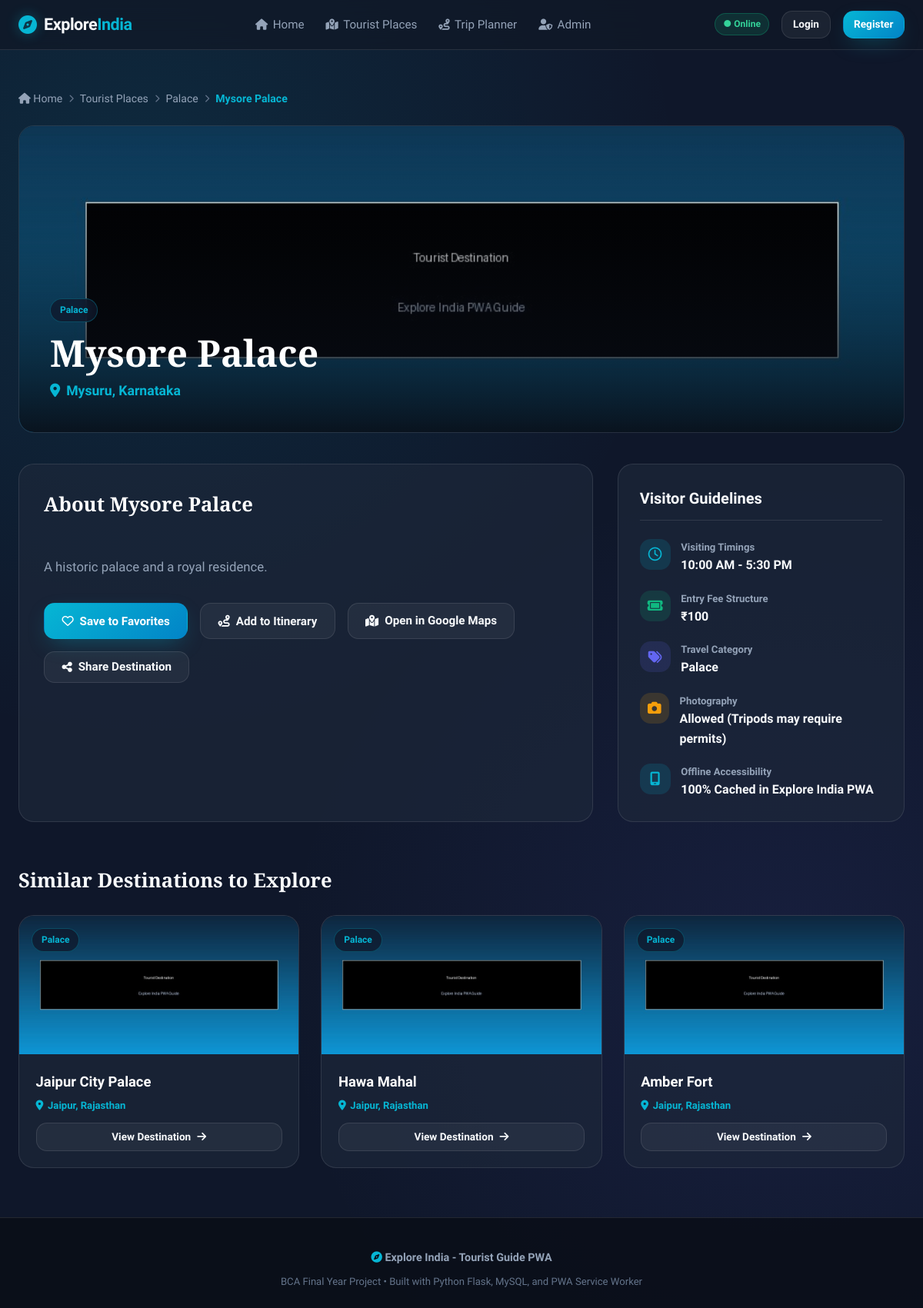
Page /place/144 on the committed database.
### tables this page shows
CREATE TABLE tourist_places (
                place_id INTEGER PRIMARY KEY AUTOINCREMENT,
                name TEXT NOT NULL,
                location TEXT NOT NULL,
                description TEXT NOT NULL,
                timings TEXT DEFAULT '9:00 AM - 5:00 PM',
                entry_fee TEXT DEFAULT 'Free / Nominal',
                image TEXT DEFAULT 'default_place.jpg',
                category TEXT DEFAULT 'Heritage',
                created_at TIMESTAMP DEFAULT CURRENT_TIMESTAMP
            , latitude REAL NULL, longitude REAL NULL);

### app.py (the view, shortened to what this page needs)
@app.route('/place/<int:place_id>')
def place_details(place_id):
    try:
        place = query_db("SELECT * FROM tourist_places WHERE place_id = %s", (place_id,), fetchone=True)
    except Exception as e:
        logger.error("Error fetching place_id=%s: %s", place_id, e)
        place = None
    if not place:
        return render_template('404.html'), 404
    is_favorite = False
    related_places = []
    try:
        related_places = query_db(
            "SELECT * FROM tourist_places WHERE place_id != %s AND (category = %s OR location LIKE %s) LIMIT 3",
            (place_id, place.get('category', ''), f"%{place['location'].split(',')[0]}%"),
            fetchall=True
        ) or []
    except Exception:
        pass
    return render_template('details.html', place=place, is_favorite=is_favorite, related_places=related_places)

### app.py (called while the page is built)
def get_csrf_token():
    if '_csrf_token' not in session:
        session['_csrf_token'] = secrets.token_hex(32)
    return session['_csrf_token']

@app.template_filter('image_url')
def image_url_filter(image_name):
    if not image_name:
        return url_for('static', filename='images/default_place.jpg')
    image_str = str(image_name).strip()
    if image_str.startswith(('http://', 'https://')):
        return image_str
    return url_for('static', filename='images/' + image_str)

@app.context_processor
def inject_template_helpers():
    return dict(csrf_token=get_csrf_token, image_url=image_url_filter)

    def __call__(self, environ, start_response):
        query_string = environ.get('QUERY_STRING', '')
        if '__path' in query_string:
            params = parse_qs(query_string, keep_blank_values=True)
            if '__path' in params:
                dest = params.pop('__path')[0].lstrip('/')
                environ['PATH_INFO'] = '/' + dest
                environ['QUERY_STRING'] = urlencode(params, doseq=True)
        elif environ.get('PATH_INFO') in ('/api/index', '/api/index.py'):
            environ['PATH_INFO'] = '/'
        return self.wsgi_app(environ, start_response)

### database.py (called while the page is built, shortened)
def get_sqlite_runtime_path():
    bundled_path = os.path.join(os.path.dirname(os.path.abspath(__file__)), 'tourist_guide.db')
    return bundled_path

def parse_database_config():
    db_url = os.environ.get('DATABASE_URL') or os.environ.get('MYSQL_URL')
    mysql_host = os.environ.get('MYSQL_HOST')
    return {
        'configured': False,
        'host': None,
        'port': 3306,
        'user': None,
        'password': '',
        'db': None,
        'ssl': False,
        'source': None
    }

def get_db():
    return db_instance.get_connection()

def is_mysql():
    return db_instance.use_mysql

def dict_from_row(row):
    if row is None:
        return None
    if isinstance(row, dict):
        return row
    return dict(row)

def dicts_from_rows(rows):
    return [dict_from_row(r) for r in rows]

### templates/details.html (shortened to what this page needs)
{% extends 'base.html' %}
{% block content %}
<div class="container" style="padding-top: 2rem; padding-bottom: 4rem;">
  <nav aria-label="Breadcrumb" style="display: flex; gap: 0.5rem; align-items: center; font-size: 0.88rem; color: var(--text-muted); margin-bottom: 1.5rem; flex-wrap: wrap;">
    <a href="{{ url_for('home') }}" style="color: var(--text-muted);"><i class="fas fa-house"></i> Home</a>
    <i class="fas fa-chevron-right" style="font-size: 0.65rem; color: var(--text-subtle);"></i>
    <a href="{{ url_for('view_places') }}" style="color: var(--text-muted);">Tourist Places</a>
    <i class="fas fa-chevron-right" style="font-size: 0.65rem; color: var(--text-subtle);"></i>
    {% if place.category %}
      <a href="{{ url_for('view_places', category=place.category) }}" style="color: var(--text-muted);">{{ place.category }}</a>
      <i class="fas fa-chevron-right" style="font-size: 0.65rem; color: var(--text-subtle);"></i>
    {% endif %}
    <span style="color: var(--primary); font-weight: 600;">{{ place.name }}</span>
  </nav>
  <div class="details-hero">
    <img src="{{ place.image|image_url }}" alt="{{ place.name }}" onerror="this.onerror=null; this.src='/static/images/default_place.jpg';">
    <div class="details-overlay">
      <div style="width: 100%;">
        <span class="category-pill" style="position: static; display: inline-block; margin-bottom: 0.75rem;">
          {{ place.category or 'Heritage' }}
        </span>
        <h1 class="title-serif" style="font-size: clamp(2rem, 5vw, 3rem); line-height: 1.15; margin-bottom: 0.5rem; color: #fff;">
          {{ place.name }}
        </h1>
        <div style="display: flex; align-items: center; gap: 0.5rem; color: var(--primary); font-size: 1.1rem; font-weight: 600;">
          <i class="fas fa-location-dot"></i> {{ place.location }}
        </div>
      </div>
    </div>
  </div>
  <div class="details-grid">
    <div class="details-content-card">
      <h2 class="title-serif" style="font-size: 1.6rem; margin-bottom: 1rem; color: #fff;">
        About {{ place.name }}
      </h2>
      <p style="color: var(--text-muted); font-size: 1.05rem; line-height: 1.75; white-space: pre-line; margin-bottom: 2rem;">
        {{ place.description }}
      </p>
      <div style="display: flex; gap: 1rem; flex-wrap: wrap;">
        <button class="btn btn-primary fav-btn-large {% if is_favorite %}active{% endif %}" onclick="toggleFavorite({{ place.place_id }}, this)">
          <i class="{% if is_favorite %}fas{% else %}far{% endif %} fa-heart"></i>
          <span>{% if is_favorite %}Saved in Favorites{% else %}Save to Favorites{% endif %}</span>
        </button>
        <button type="button" class="btn btn-outline" onclick="openAddToTripModal({{ place.place_id }}, '{{ place.name|replace("'", "\\'") }}')">
          <i class="fas fa-route"></i> Add to Itinerary
        </button>
        {% if place.latitude and place.longitude %}
          <a href="https://www.google.com/maps/dir/?api=1&destination={{ place.latitude }},{{ place.longitude }}" target="_blank" rel="noopener" class="btn btn-outline">
            <i class="fas fa-diamond-turn-right"></i> Get Directions
          </a>
        {% else %}
          <a href="https://www.google.com/maps/search/?api=1&query={{ place.name }}+{{ place.location }}" target="_blank" rel="noopener" class="btn btn-outline">
            <i class="fas fa-map-marked-alt"></i> Open in Google Maps
          </a>
        {% endif %}
        <button type="button" class="btn btn-outline" onclick="shareDestination('{{ place.name }}', '{{ place.location }}')">
          <i class="fas fa-share-nodes"></i> Share Destination
        </button>
      </div>
    </div>
    <div class="details-meta-box">
      <h3 style="font-size: 1.25rem; font-weight: 700; margin-bottom: 1.5rem; padding-bottom: 0.75rem; border-bottom: 1px solid var(--border-glass);">
        Visitor Guidelines
      </h3>
      <div class="meta-list">
        <div class="meta-item">
          <div class="meta-icon"><i class="far fa-clock"></i></div>
          <div>
            <strong style="display: block; font-size: 0.82rem; color: var(--text-muted);">Visiting Timings</strong>
            <span style="font-weight: 600;">{{ place.timings }}</span>
          </div>
        </div>
        <div class="meta-item">
          <div class="meta-icon" style="background: rgba(16, 185, 129, 0.15); color: var(--accent);"><i class="fas fa-ticket"></i></div>
          <div>
            <strong style="display: block; font-size: 0.82rem; color: var(--text-muted);">Entry Fee Structure</strong>
            <span style="font-weight: 600;">{{ place.entry_fee }}</span>
          </div>
        </div>
        <div class="meta-item">
          <div class="meta-icon" style="background: rgba(99, 102, 241, 0.15); color: var(--accent-secondary);"><i class="fas fa-tags"></i></div>
          <div>
            <strong style="display: block; font-size: 0.82rem; color: var(--text-muted);">Travel Category</strong>
            <span style="font-weight: 600;">{{ place.category or 'Heritage' }}</span>
          </div>
        </div>
        <div class="meta-item">
          <div class="meta-icon" style="background: rgba(245, 158, 11, 0.15); color: var(--warning);"><i class="fas fa-camera"></i></div>
          <div>
            <strong style="display: block; font-size: 0.82rem; color: var(--text-muted);">Photography</strong>
            <span style="font-weight: 600;">Allowed (Tripods may require permits)</span>
          </div>
        </div>
        <div class="meta-item">
          <div class="meta-icon" style="background: rgba(6, 182, 212, 0.15); color: var(--primary);"><i class="fas fa-mobile-screen"></i></div>
          <div>
            <strong style="display: block; font-size: 0.82rem; color: var(--text-muted);">Offline Accessibility</strong>
            <span style="font-weight: 600;">100% Cached in Explore India PWA</span>
          </div>
        </div>
      </div>
    </div>
  </div>
  {% if related_places %}
    <div style="margin-top: 3.5rem;">
      <h3 class="title-serif" style="font-size: 1.6rem; margin-bottom: 1.5rem;">Similar Destinations to Explore</h3>
      <div class="places-grid">
        {% for r in related_places %}
          <div class="place-card">
            <div class="card-img-wrapper" style="height: 180px;">
              <img src="{{ r.image|image_url }}" alt="{{ r.name }}" class="card-img" loading="lazy" onerror="this.onerror=null; this.src='/static/images/default_place.jpg';">
              <span class="category-pill">{{ r.category or 'Heritage' }}</span>
            </div>
            <div class="card-body">
              <h4 class="place-title" style="font-size: 1.15rem;">{{ r.name }}</h4>
              <div class="place-location" style="font-size: 0.82rem;"><i class="fas fa-location-dot"></i> {{ r.location }}</div>
              <a href="{{ url_for('place_details', place_id=r.place_id) }}" class="btn btn-outline btn-sm" style="width: 100%; margin-top: auto;">
                View Destination <i class="fas fa-arrow-right"></i>
              </a>
            </div>
          </div>
        {% endfor %}
      </div>
    </div>
  {% endif %}
</div>
{% endblock %}

### rows in the picture
tourist_places: category "Palace", name "Mysore Palace", location "Mysuru, Karnataka", description "A historic palace and a royal residence.", timings "10:00 AM - 5:30 PM", entry_fee "₹100"
tourist_places: category "Palace", name "Jaipur City Palace", location "Jaipur, Rajasthan"
tourist_places: category "Palace", name "Hawa Mahal", location "Jaipur, Rajasthan"
tourist_places: category "Palace", name "Amber Fort", location "Jaipur, Rajasthan"
